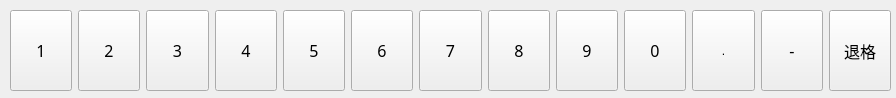
<?xml version="1.0" encoding="UTF-8"?>
<ui version="4.0">
 <class>DigitalInputPanel</class>
 <widget class="QWidget" name="DigitalInputPanel">
  <property name="geometry">
   <rect>
    <x>0</x>
    <y>0</y>
    <width>896</width>
    <height>98</height>
   </rect>
  </property>
  <property name="windowTitle">
   <string>Form</string>
  </property>
  <widget class="QPushButton" name="closeButton">
   <property name="geometry">
    <rect>
     <x>100</x>
     <y>220</y>
     <width>75</width>
     <height>23</height>
    </rect>
   </property>
   <property name="font">
    <font>
     <pointsize>8</pointsize>
    </font>
   </property>
   <property name="focusPolicy">
    <enum>Qt::NoFocus</enum>
   </property>
   <property name="text">
    <string>Close</string>
   </property>
  </widget>
  <widget class="QWidget" name="horizontalLayoutWidget">
   <property name="geometry">
    <rect>
     <x>10</x>
     <y>10</y>
     <width>881</width>
     <height>81</height>
    </rect>
   </property>
   <layout class="QHBoxLayout" name="horizontalLayout">
    <item>
     <widget class="QPushButton" name="panelButton_1">
      <property name="sizePolicy">
       <sizepolicy hsizetype="Minimum" vsizetype="Minimum">
        <horstretch>0</horstretch>
        <verstretch>0</verstretch>
       </sizepolicy>
      </property>
      <property name="minimumSize">
       <size>
        <width>45</width>
        <height>40</height>
       </size>
      </property>
      <property name="font">
       <font>
        <family>微软雅黑</family>
        <pointsize>12</pointsize>
       </font>
      </property>
      <property name="focusPolicy">
       <enum>Qt::NoFocus</enum>
      </property>
      <property name="text">
       <string>1</string>
      </property>
      <property name="buttonValue" stdset="0">
       <char>
        <unicode>49</unicode>
       </char>
      </property>
     </widget>
    </item>
    <item>
     <widget class="QPushButton" name="panelButton_2">
      <property name="sizePolicy">
       <sizepolicy hsizetype="Minimum" vsizetype="Minimum">
        <horstretch>0</horstretch>
        <verstretch>0</verstretch>
       </sizepolicy>
      </property>
      <property name="minimumSize">
       <size>
        <width>45</width>
        <height>40</height>
       </size>
      </property>
      <property name="font">
       <font>
        <family>微软雅黑</family>
        <pointsize>12</pointsize>
       </font>
      </property>
      <property name="focusPolicy">
       <enum>Qt::NoFocus</enum>
      </property>
      <property name="text">
       <string>2</string>
      </property>
      <property name="buttonValue" stdset="0">
       <char>
        <unicode>50</unicode>
       </char>
      </property>
     </widget>
    </item>
    <item>
     <widget class="QPushButton" name="panelButton_3">
      <property name="sizePolicy">
       <sizepolicy hsizetype="Minimum" vsizetype="Minimum">
        <horstretch>0</horstretch>
        <verstretch>0</verstretch>
       </sizepolicy>
      </property>
      <property name="minimumSize">
       <size>
        <width>45</width>
        <height>40</height>
       </size>
      </property>
      <property name="font">
       <font>
        <family>微软雅黑</family>
        <pointsize>12</pointsize>
       </font>
      </property>
      <property name="focusPolicy">
       <enum>Qt::NoFocus</enum>
      </property>
      <property name="text">
       <string>3</string>
      </property>
      <property name="buttonValue" stdset="0">
       <char>
        <unicode>51</unicode>
       </char>
      </property>
     </widget>
    </item>
    <item>
     <widget class="QPushButton" name="panelButton_4">
      <property name="sizePolicy">
       <sizepolicy hsizetype="Minimum" vsizetype="Minimum">
        <horstretch>0</horstretch>
        <verstretch>0</verstretch>
       </sizepolicy>
      </property>
      <property name="minimumSize">
       <size>
        <width>45</width>
        <height>40</height>
       </size>
      </property>
      <property name="font">
       <font>
        <family>微软雅黑</family>
        <pointsize>12</pointsize>
       </font>
      </property>
      <property name="focusPolicy">
       <enum>Qt::NoFocus</enum>
      </property>
      <property name="text">
       <string>4</string>
      </property>
      <property name="buttonValue" stdset="0">
       <char>
        <unicode>52</unicode>
       </char>
      </property>
     </widget>
    </item>
    <item>
     <widget class="QPushButton" name="panelButton_5">
      <property name="sizePolicy">
       <sizepolicy hsizetype="Minimum" vsizetype="Minimum">
        <horstretch>0</horstretch>
        <verstretch>0</verstretch>
       </sizepolicy>
      </property>
      <property name="minimumSize">
       <size>
        <width>45</width>
        <height>40</height>
       </size>
      </property>
      <property name="font">
       <font>
        <family>微软雅黑</family>
        <pointsize>12</pointsize>
       </font>
      </property>
      <property name="focusPolicy">
       <enum>Qt::NoFocus</enum>
      </property>
      <property name="text">
       <string>5</string>
      </property>
      <property name="buttonValue" stdset="0">
       <char>
        <unicode>53</unicode>
       </char>
      </property>
     </widget>
    </item>
    <item>
     <widget class="QPushButton" name="panelButton_6">
      <property name="sizePolicy">
       <sizepolicy hsizetype="Minimum" vsizetype="Minimum">
        <horstretch>0</horstretch>
        <verstretch>0</verstretch>
       </sizepolicy>
      </property>
      <property name="minimumSize">
       <size>
        <width>45</width>
        <height>40</height>
       </size>
      </property>
      <property name="font">
       <font>
        <family>微软雅黑</family>
        <pointsize>12</pointsize>
       </font>
      </property>
      <property name="focusPolicy">
       <enum>Qt::NoFocus</enum>
      </property>
      <property name="text">
       <string>6</string>
      </property>
      <property name="buttonValue" stdset="0">
       <char>
        <unicode>54</unicode>
       </char>
      </property>
     </widget>
    </item>
    <item>
     <widget class="QPushButton" name="panelButton_7">
      <property name="sizePolicy">
       <sizepolicy hsizetype="Minimum" vsizetype="Minimum">
        <horstretch>0</horstretch>
        <verstretch>0</verstretch>
       </sizepolicy>
      </property>
      <property name="minimumSize">
       <size>
        <width>45</width>
        <height>40</height>
       </size>
      </property>
      <property name="font">
       <font>
        <family>微软雅黑</family>
        <pointsize>12</pointsize>
       </font>
      </property>
      <property name="focusPolicy">
       <enum>Qt::NoFocus</enum>
      </property>
      <property name="text">
       <string>7</string>
      </property>
      <property name="buttonValue" stdset="0">
       <char>
        <unicode>55</unicode>
       </char>
      </property>
     </widget>
    </item>
    <item>
     <widget class="QPushButton" name="panelButton_8">
      <property name="sizePolicy">
       <sizepolicy hsizetype="Minimum" vsizetype="Minimum">
        <horstretch>0</horstretch>
        <verstretch>0</verstretch>
       </sizepolicy>
      </property>
      <property name="minimumSize">
       <size>
        <width>45</width>
        <height>40</height>
       </size>
      </property>
      <property name="font">
       <font>
        <family>微软雅黑</family>
        <pointsize>12</pointsize>
       </font>
      </property>
      <property name="focusPolicy">
       <enum>Qt::NoFocus</enum>
      </property>
      <property name="text">
       <string>8</string>
      </property>
      <property name="buttonValue" stdset="0">
       <char>
        <unicode>56</unicode>
       </char>
      </property>
     </widget>
    </item>
    <item>
     <widget class="QPushButton" name="panelButton_9">
      <property name="sizePolicy">
       <sizepolicy hsizetype="Minimum" vsizetype="Minimum">
        <horstretch>0</horstretch>
        <verstretch>0</verstretch>
       </sizepolicy>
      </property>
      <property name="minimumSize">
       <size>
        <width>45</width>
        <height>40</height>
       </size>
      </property>
      <property name="font">
       <font>
        <family>微软雅黑</family>
        <pointsize>12</pointsize>
       </font>
      </property>
      <property name="focusPolicy">
       <enum>Qt::NoFocus</enum>
      </property>
      <property name="text">
       <string>9</string>
      </property>
      <property name="buttonValue" stdset="0">
       <char>
        <unicode>57</unicode>
       </char>
      </property>
     </widget>
    </item>
    <item>
     <widget class="QPushButton" name="panelButton_0">
      <property name="sizePolicy">
       <sizepolicy hsizetype="Minimum" vsizetype="Minimum">
        <horstretch>0</horstretch>
        <verstretch>0</verstretch>
       </sizepolicy>
      </property>
      <property name="minimumSize">
       <size>
        <width>45</width>
        <height>40</height>
       </size>
      </property>
      <property name="font">
       <font>
        <family>微软雅黑</family>
        <pointsize>12</pointsize>
       </font>
      </property>
      <property name="focusPolicy">
       <enum>Qt::NoFocus</enum>
      </property>
      <property name="text">
       <string>0</string>
      </property>
      <property name="buttonValue" stdset="0">
       <char>
        <unicode>48</unicode>
       </char>
      </property>
     </widget>
    </item>
    <item>
     <widget class="QPushButton" name="panelButton_star">
      <property name="sizePolicy">
       <sizepolicy hsizetype="Minimum" vsizetype="Minimum">
        <horstretch>0</horstretch>
        <verstretch>0</verstretch>
       </sizepolicy>
      </property>
      <property name="minimumSize">
       <size>
        <width>45</width>
        <height>40</height>
       </size>
      </property>
      <property name="focusPolicy">
       <enum>Qt::NoFocus</enum>
      </property>
      <property name="text">
       <string>.</string>
      </property>
      <property name="buttonValue" stdset="0">
       <char>
        <unicode>46</unicode>
       </char>
      </property>
     </widget>
    </item>
    <item>
     <widget class="QPushButton" name="panelButton_minus">
      <property name="sizePolicy">
       <sizepolicy hsizetype="Minimum" vsizetype="Minimum">
        <horstretch>0</horstretch>
        <verstretch>0</verstretch>
       </sizepolicy>
      </property>
      <property name="minimumSize">
       <size>
        <width>45</width>
        <height>40</height>
       </size>
      </property>
      <property name="font">
       <font>
        <family>微软雅黑</family>
        <pointsize>12</pointsize>
       </font>
      </property>
      <property name="focusPolicy">
       <enum>Qt::NoFocus</enum>
      </property>
      <property name="text">
       <string>-</string>
      </property>
      <property name="buttonValue" stdset="0">
       <char>
        <unicode>45</unicode>
       </char>
      </property>
     </widget>
    </item>
    <item>
     <widget class="QPushButton" name="panelButton_hash">
      <property name="sizePolicy">
       <sizepolicy hsizetype="Minimum" vsizetype="Minimum">
        <horstretch>0</horstretch>
        <verstretch>0</verstretch>
       </sizepolicy>
      </property>
      <property name="minimumSize">
       <size>
        <width>45</width>
        <height>40</height>
       </size>
      </property>
      <property name="font">
       <font>
        <family>微软雅黑</family>
        <pointsize>12</pointsize>
       </font>
      </property>
      <property name="focusPolicy">
       <enum>Qt::NoFocus</enum>
      </property>
      <property name="text">
       <string>退格</string>
      </property>
      <property name="buttonValue" stdset="0">
       <char>
        <unicode>35</unicode>
       </char>
      </property>
     </widget>
    </item>
   </layout>
  </widget>
 </widget>
 <resources/>
 <connections/>
</ui>
